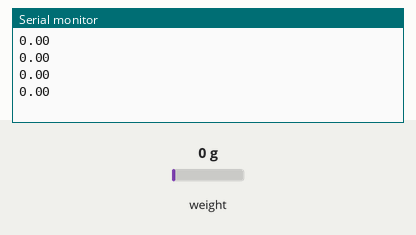
Simulated run of this sketch. Board: Arduino Uno, built with avr-gcc and run on an emulated ATmega328P. Parts: the last lines printed to the serial monitor. The test bench sets the inputs (shaded band); at power-on: weight on the scale 0 g.

Above: at 2.2 s.
2.3 s: weight on the scale set to 100 g
At 2.51 s:
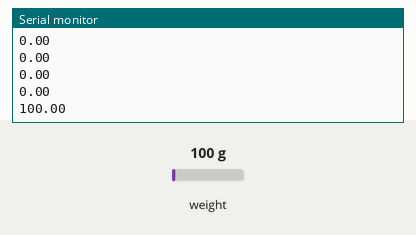
3.8 s: weight on the scale set to 1250 g
At 4.01 s:
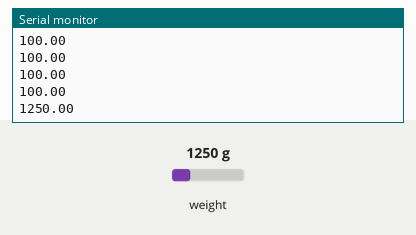
Timing chart, 0 to 6.8 s (numbered marks = the images above; inputs shaded):
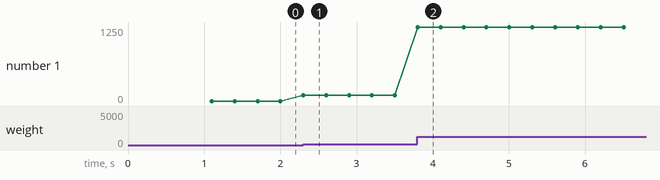

Measured:
- after the input at 2.3 s, the serial monitor: prints a new line at once (image 1)
- after the input at 3.8 s, the serial monitor: prints a new line at once (image 2)
- plotted number 1: 0 → 100 after the input at 2.3 s, 100 → 1250 after the input at 3.8 s

The sketch:

hx711_load_cell.ino
```cpp
#include <HX711.h>

// Scale Settings
const int DOUT = A1;  //5
const int SCALE_SCK_PIN = A0;  //6

HX711 scale;

void setup() {
  Serial.begin(115200);
  scale.begin(DOUT, SCALE_SCK_PIN);
  scale.set_scale(56);// <- set here calibration factor!!! 56
  scale.tare();
}

void loop() {
  float weight = scale.get_units(1);
  Serial.println(String(weight, 2));
  delay(200);
}
```
